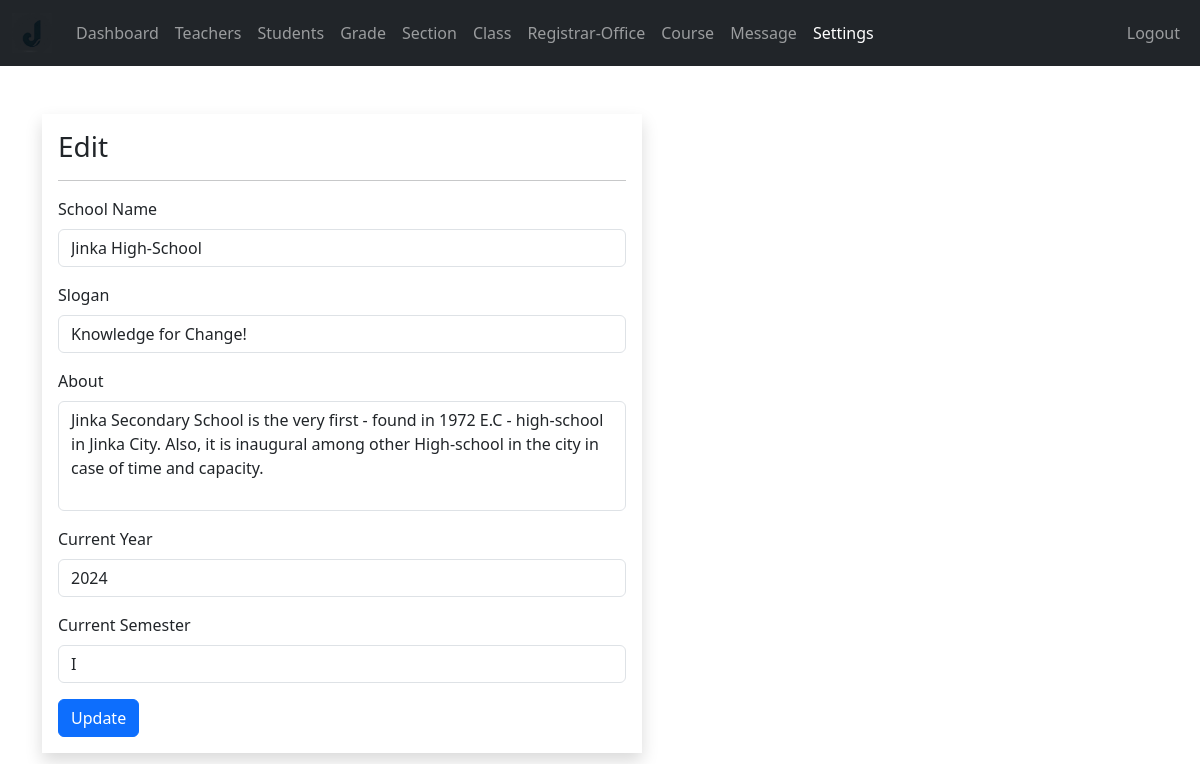
/admin/settings.php (signed in), run on the app's committed database.
### tables this page shows
CREATE TABLE IF NOT EXISTS `setting` (
  `id` int NOT NULL AUTO_INCREMENT,
  `current_year` int NOT NULL,
  `current_semester` varchar(11) NOT NULL,
  `school_name` varchar(100) NOT NULL,
  `slogan` varchar(300) NOT NULL,
  `about` text NOT NULL,
  PRIMARY KEY (`id`)
);

### admin/data/setting.php (called while the page is built)
<?php
function getSetting($conn){
   $sql = "SELECT * FROM setting";
   $stmt = $conn->prepare($sql);
   $stmt->execute();
   if ($stmt->rowCount() == 1) {
     $settings = $stmt->fetch();
     return $settings;
   }else {
    return 0;
   }
}

### admin/settings.php (the view, shortened to what this page needs)
<?php
if (isset($_SESSION['admin_id']) &&
    isset($_SESSION['role'])) {
    if ($_SESSION['role'] == 'Admin') {
       include "../DB_connection.php";
       include "data/setting.php";
       $setting = getSetting($conn);
 ?>
<!DOCTYPE html>
<html lang="en">
<head>
	<link rel="stylesheet" href="../css/bootstrap.min.css">
	<link rel="stylesheet" href="../css/style.css">
  <link rel="stylesheet" href="https://cdnjs.cloudflare.com/ajax/libs/font-awesome/4.7.0/css/font-awesome.min.css">
</head>
<body>
    <?php
        include "inc/navbar.php";
     ?>
   <div class="container mt-5">
        <form method="post"
              class="shadow p-3 mt-5 form-w"
              action="req/setting-edit.php">
        <h3>Edit</h3><hr>
        <div class="mb-3">
          <label class="form-label">School Name</label>
          <input type="text"
                 class="form-control"
                 value="<?=$setting['school_name']?>"
                 name="school_name">
        </div>
        <div class="mb-3">
          <label class="form-label">Slogan</label>
          <input type="text"
                 class="form-control"
                 value="<?=$setting['slogan']?>"
                 name="slogan">
        </div>
        <div class="mb-3">
                <label class="form-label">About</label>
                <textarea class="form-control" name="about"
                          rows="4"><?=$setting['about']?></textarea>
        </div>
        <div class="mb-3">
          <label class="form-label">Current Year</label>
          <input type="text"
                 class="form-control"
                 value="<?=$setting['current_year']?>"
                 name="current_year">
        </div>
        <div class="mb-3">
          <label class="form-label">Current Semester</label>
          <input type="text"
                 class="form-control"
                 value="<?=$setting['current_semester']?>"
                 name="current_semester">
        </div>
      <button type="submit"
              class="btn btn-primary">
              Update</button>
     </form>
 </div>
</body>
</html>
<?php
  }else {
    header("Location: ../login.php");
    exit;
  }
}else {
	header("Location: ../login.php");
	exit;
}
?>

### css/style.css (style rules this page uses)
textarea { resize: none; }
.form-w { max-width: 600px; width: 100%; }

### data on the page
setting: school_name "Jinka High-School", slogan "Knowledge for Change!", about "Jinka Secondary School is the very first - found in 1972 E.C - high-school in Jinka City. Also, it is inaugural among other High-school in the city in case of time and capacity.", current_year "2024", current_semester "I"
